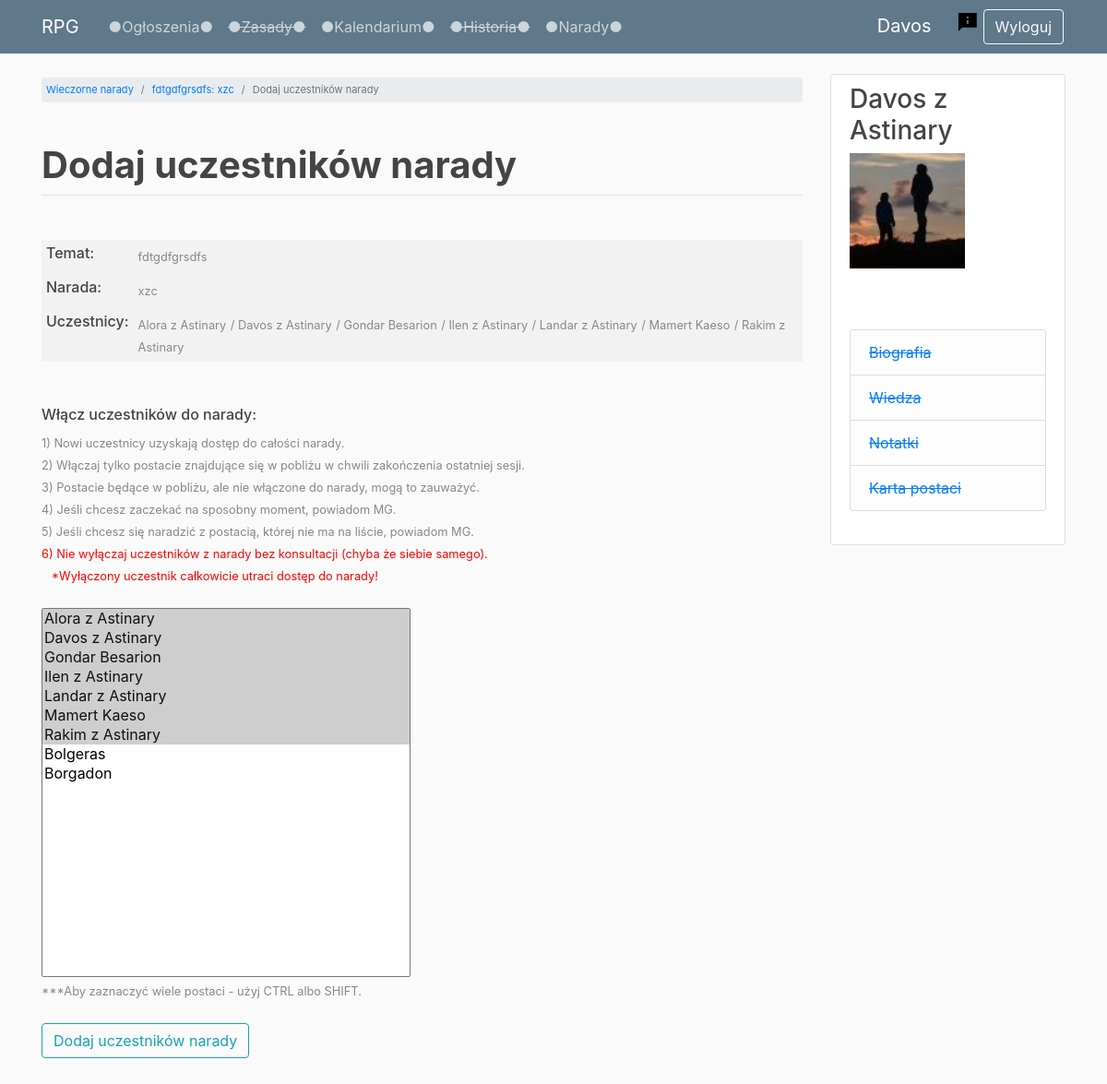
Screenshot of /forum/fdtgdfgrsdfs/xzc/update_topic/ (signed in) with the database file from the repository.
### users/models.py (models this page shows, shortened)
class Profile(models.Model):
    user = models.OneToOneField(User, on_delete=models.CASCADE)
    image = models.ImageField(default='default.jpg', upload_to='profile_pics')
    character_name = models.CharField(max_length=50, default='')
    character_status = models.CharField(max_length=20, choices=STATUS, default='npc')
    def __str__(self):
        return f'{self.character_name}'
    class Meta:
        ordering = ['character_status', 'character_name']

### forum/models.py (models this page shows, shortened)
class Topic(models.Model):
    topic_name = models.CharField(max_length=100, unique=True)
    slug = models.SlugField(max_length=50, unique=True, blank=True)
    date_created = models.DateTimeField(auto_now_add=True)
    date_updated = models.DateTimeField(auto_now=True)
    board = models.ForeignKey(Board, related_name='topics', on_delete=models.CASCADE)
    starter = models.ForeignKey(User, related_name='topics', on_delete=models.CASCADE)
    allowed_profiles = models.ManyToManyField(to=Profile, related_name='allowed_topics',
                                              limit_choices_to=
                                              Q(character_status='active_player') |
                                              Q(character_status='inactive_player') |
                                              Q(character_status='living_npc')
                                              )
    class Meta:
        ordering = ['-date_updated']

class Board(models.Model):
    title = models.CharField(max_length=50, unique=True)
    slug = models.SlugField(max_length=50, unique=True, blank=True)
    date_created = models.DateTimeField(auto_now_add=True)
    date_updated = models.DateTimeField(auto_now=True)
    description = models.CharField(max_length=100)
    class Meta:
        ordering = ['-date_updated']

### forum/views.py (the view)
# urls.py: path('<slug:board_slug>/<slug:topic_slug>/update_topic/', add_allowed_profiles_view, name='update_topic')
@login_required
def add_allowed_profiles_view(request, board_slug, topic_slug):
    current_topic = get_object_or_404(Topic, slug=topic_slug)
    if request.method == 'POST':
        topic_update_form = UpdateTopicForm(request.POST, instance=current_topic)
        if topic_update_form.is_valid():
            topic_update_form.save()
            subject = f"[RPG] Dołączenie uczestnika do narady: {current_topic.topic_name}"
            message = f"{request.user.profile} dołączył uczestnika/-ów do narady.\n" \
                      f"Narada '{current_topic.topic_name}' w temacie '{current_topic.board}'.\n" \
                      f"Uczestnicy: {[p.character_name for p in topic_update_form.cleaned_data['allowed_profiles']]}\n"\
                      f"Link do narady: {request.get_host()}/forum/{current_topic.board.slug}/{current_topic.slug}/"
            sender = settings.EMAIL_HOST_USER
            receivers_list = []
            for user in User.objects.all():
                if user.profile in topic_update_form.cleaned_data['allowed_profiles']:
                    receivers_list.append(user.email)
            if request.user.profile.character_status != 'gm':
                receivers_list.append('lukas.kozicki@gmail.com')
            send_mail(subject, message, sender, receivers_list)
            return redirect('topic', board_slug=board_slug, topic_slug=current_topic.slug)
    else:
        topic_update_form = UpdateTopicForm(
            initial={
                'allowed_profiles': [p for p in Profile.objects.all() if p in current_topic.allowed_profiles.all()]
            }
        )
    context = {
        'page_title': 'Dodaj uczestników narady',
        'topic': current_topic,
        'topic_update_form': topic_update_form
    }
    return render(request, 'forum/topic_update_users.html', context)

### forum/forms.py
class UpdateTopicForm(forms.ModelForm):
    class Meta:
        model = Topic
        fields = ['allowed_profiles']

### forum/templatetags/custom_filters.py (called while the page is built)
@register.filter
def get_first_word(text):
    return text.split(' ', 1)[0]

### forum/templates/forum/topic_update_users.html (shortened to what this page needs)
{% extends 'base.html' %}
{% block breadcrumb %}
    <li class="breadcrumb-item"><a href="{% url 'forum' %}">Wieczorne narady</a></li>
    <li class="breadcrumb-item"><a href="{% url 'topic' topic.board.slug topic.slug %}">{{ topic.board.title }}: {{ topic.topic_name }}</a></li>
    <li class="breadcrumb-item active">{{ page_title }}</li>
{% endblock breadcrumb %}
{% block content %}
    <br>
        <table class="forms">
        <tr>
            <td>
                <h6>Temat:</h6>
            </td>
            <td>
                <small>{{ topic.board.title }}</small>
            </td>
        </tr>
        <tr>
            <td>
                <h6>Narada:</h6>
            </td>
            <td>
                <small>{{ topic.topic_name }}</small></h6>
            </td>
        <tr>
            <td>
                <h6>Uczestnicy:</h6>
            </td>
            <td>
                {% for profile in topic.allowed_profiles.all %}
                    {% if profile.character_name != 'MG' %}
                        {% if forloop.counter > 1 %}
                            <small>/ {{ profile }}</small>
                        {% else %}
                            <small>{{ profile }}</small>
                        {% endif %}
                    {% endif %}
                {% endfor %}
            </td><br>
    </table><br><br>
    <h6>Włącz uczestników do narady:</h6>
    <small>1) Nowi uczestnicy uzyskają dostęp do całości narady.</small><br>
    <small>2) Włączaj tylko postacie znajdujące się w pobliżu w chwili zakończenia ostatniej sesji.</small><br>
    <small>3) Postacie będące w pobliżu, ale nie włączone do narady, mogą to zauważyć.</small><br>
    <small>4) Jeśli chcesz zaczekać na sposobny moment, powiadom MG.</small><br>
    <small>5) Jeśli chcesz się naradzić z postacią, której nie ma na liście, powiadom MG.</small><br>
    <small class="red">6) Nie wyłączaj uczestników z narady bez konsultacji (chyba że siebie samego).<br>
                &nbsp&nbsp&nbsp*Wyłączony uczestnik całkowicie utraci dostęp do narady!</small>
    <br><br>
    <div class="allowed-profiles-form-topic">
        <form method="POST" action=".#page-bottom">
            {{ topic_update_form.allowed_profiles }}
            <br>
            <small>***Aby zaznaczyć wiele postaci - użyj CTRL albo SHIFT.</small><br><br>
            <input class="btn btn-outline-info" type="submit" value="Dodaj uczestników narady">
        </form>
    </div>
{% endblock content %}

### templates/navbar.html
{% load custom_filters %}
{% load static %}
<header class="site-header">
    <nav class="navbar navbar-expand-md navbar-dark bg-steel fixed-top">
        <div class="container">
            <title class="navbar-brand mr-4">RPG</title>
            <div class="collapse navbar-collapse" id="navbarToggle">
            <div class="navbar-nav mr-auto">
                <a class="nav-item nav-link" href="{% url 'news-list' %}">●Ogłoszenia●</a>
                <a class="nav-item nav-link" href="#"><strike>●Zasady●</strike></a>
                <a class="nav-item nav-link" href="{% url 'timeline' %}">●Kalendarium●</a>
                <a class="nav-item nav-link" href="#"><strike>●Historia●</strike></a>
                <a class="nav-item nav-link" href="{% url 'forum' %}">●Narady●</a>
            </div>
            <div class="navbar-nav">
                {% if user.is_authenticated %}
                    {% if user.profile.character_name != '' %}
                        <a class="navbar-brand mr-4" href="/users/profile">{{ user.profile.character_name|get_first_word }}</a>
                        <a href="{% url 'report'  %}"><img src="{% static 'img/report.png' %}" class="report-img"></a>
                    {% else %}
                        <a class="navbar-brand mr-4" href="/users/profile">Profil</a>
                    {% endif %}
                    <a class="btn btn-outline-light btn-space" href="{% url 'logout' %}">Wyloguj</a>
                {% else %}
                    <a class="btn btn-outline-light btn-space" href="{% url 'register' %}">Nowa postać</a>
                    <a class="btn btn-outline-light btn-space" href="{% url 'login' %}">Zaloguj</a>
                {% endif %}
            </div>
          </div>
        </div>
    </nav>
</header>

### templates/sidebar.html
{% if user.is_authenticated %}
<div class="col-md-3">
    <div class="content-section">
        <h3>{{ user.profile.character_name }}</h3>
        <img class="account-img" src="{{ user.profile.image.url }}">
        <p class='text-muted'>
        <br>
        <ul class="list-group">
            <li class="list-group-item list-group-item-light"><a href="#"><strike>Biografia</strike></a></li>
            <li class="list-group-item list-group-item-light"><a href="#"><strike>Wiedza</strike></a></li>
            <li class="list-group-item list-group-item-light"><a href="#"><strike>Notatki</strike></a></li>
            <li class="list-group-item list-group-item-light"><a href="#"><strike>Karta postaci</strike></a></li>
        </ul>
        </p>
    </div>
</div>
{% endif %}

### static/css/main.css (style rules this page uses)
body { background: #fafafa; color: #333333; margin-top: 5rem; }
h1, h2, h3, h4, h5, h6 { color: #444444; }
ul { margin: 0; }
.bg-steel { background-color: #5f788a; }
.site-header .navbar-nav .nav-link { color: #cbd5db; }
.content-section { background: #ffffff; padding: 10px 20px; border: 1px solid #dddddd; border-radius: 3px; margin-bottom: 20px; }
.account-img { height: 125px; width: 125px; margin-right: 20px; margin-bottom: 16px; }
.allowed-profiles-form-topic select { min-height: 400px; width: 400px; }
.btn-space { margin: 2px; }
.posts-and-news td, p { border: 0px; font-style: italic; font-weight: bold; vertical-align: top; padding: 5px; }
.forms td { vertical-align: top; padding: 5px; background-color: #f2f2f2 }
.report-img { display: block; height: auto; margin-left: auto; margin-right: auto; padding: 3px; text-align: center; }
small { color: #888; }
small.red { color: red; }

### rows the page displays
Topic: board "fdtgdfgrsdfs", topic_name "xzc"
Profile: character_name "Alora z Astinary"
Profile: character_name "Davos z Astinary"
Profile: character_name "Gondar Besarion"
Profile: character_name "Ilen z Astinary"
Profile: character_name "Landar z Astinary"
Profile: character_name "Mamert Kaeso"
Profile: character_name "Rakim z Astinary"

### other values shown
{{ user.profile.character_name|get_first_word }} "Davos"
{{ page_title }} "Dodaj uczestników narady"
{{ user.profile.character_name }} "Davos z Astinary"
